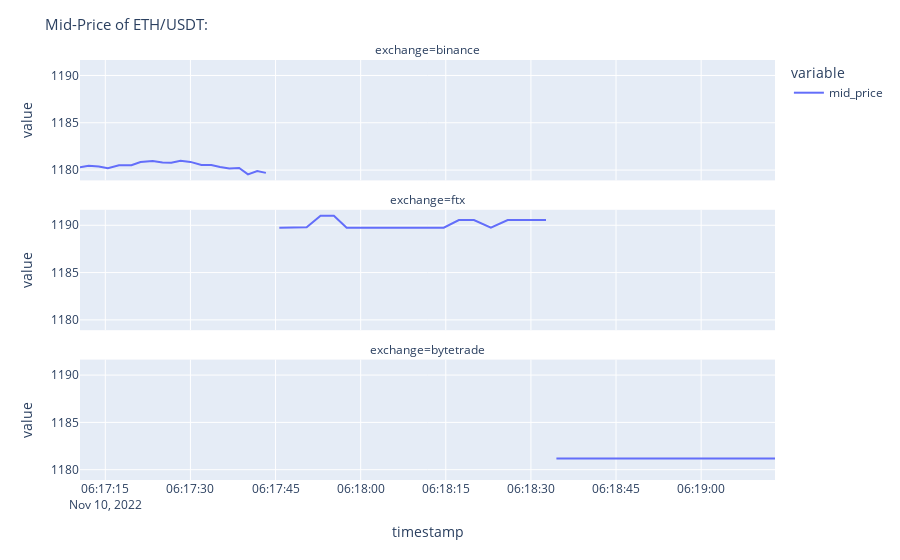

Source (notebook cell):
### Code cell
vs.Plot_line(MS_E, criptos[1], "Mid-Price of")

### Figure 1 — Plotly figure (JSON) as saved in the notebook; plotly's stock layout.template omitted (floating-point values rounded to 4 significant figures)
{"data": [{"hovertemplate": "variable=mid_price<br>exchange=binance<br>timestamp=%{x}<br>value=%{y}<extra></extra>", "legendgroup": "mid_price", "line": {"color": "#636efa", "dash": "solid"}, "marker": {"symbol": "circle"}, "mode": "lines", "name": "mid_price", "orientation": "v", "showlegend": true, "type": "scatter", "x": ["2022-11-10T06:17:10.539000", "2022-11-10T06:17:12.067000", "2022-11-10T06:17:13.847000", "2022-11-10T06:17:15.455000", "2022-11-10T06:17:17.408000", "2022-11-10T06:17:19.597000", "2022-11-10T06:17:21.202000", "2022-11-10T06:17:23.345000", "2022-11-10T06:17:25.079000", "2022-11-10T06:17:26.619000", "2022-11-10T06:17:28.258000", "2022-11-10T06:17:29.992000", "2022-11-10T06:17:31.944000", "2022-11-10T06:17:33.678000", "2022-11-10T06:17:35.221000", "2022-11-10T06:17:36.856000", "2022-11-10T06:17:38.593000", "2022-11-10T06:17:40.136000", "2022-11-10T06:17:41.772000", "2022-11-10T06:17:43.295000"], "xaxis": "x3", "y": [1180.0, 1180.0, 1180.0, 1180.0, 1181.0, 1181.0, 1181.0, 1181.0, 1181.0, 1181.0, 1181.0, 1181.0, 1181.0, 1181.0, 1180.0, 1180.0, 1180.0, 1180.0, 1180.0, 1180.0], "yaxis": "y3"}, {"hovertemplate": "variable=mid_price<br>exchange=ftx<br>timestamp=%{x}<br>value=%{y}<extra></extra>", "legendgroup": "mid_price", "line": {"color": "#636efa", "dash": "solid"}, "marker": {"symbol": "circle"}, "mode": "lines", "name": "mid_price", "orientation": "v", "showlegend": false, "type": "scatter", "x": ["2022-11-10T06:17:45.664000", "2022-11-10T06:17:47.805000", "2022-11-10T06:17:50.479000", "2022-11-10T06:17:52.932000", "2022-11-10T06:17:55.281000", "2022-11-10T06:17:57.531000", "2022-11-10T06:17:59.094000", "2022-11-10T06:18:03.042000", "2022-11-10T06:18:06.036000", "2022-11-10T06:18:07.777000", "2022-11-10T06:18:10.233000", "2022-11-10T06:18:12.140000", "2022-11-10T06:18:14.645000", "2022-11-10T06:18:17.303000", "2022-11-10T06:18:19.964000", "2022-11-10T06:18:22.942000", "2022-11-10T06:18:25.910000", "2022-11-10T06:18:28.353000", "2022-11-10T06:18:30.926000", "2022-11-10T06:18:32.660000"], "xaxis": "x2", "y": [1190.0, 1190.0, 1190.0, 1191, 1191, 1190.0, 1190.0, 1190.0, 1190.0, 1190.0, 1190.0, 1190.0, 1190.0, 1191.0, 1191.0, 1190.0, 1191.0, 1191.0, 1191.0, 1191.0], "yaxis": "y2"}, {"hovertemplate": "variable=mid_price<br>exchange=bytetrade<br>timestamp=%{x}<br>value=%{y}<extra></extra>", "legendgroup": "mid_price", "line": {"color": "#636efa", "dash": "solid"}, "marker": {"symbol": "circle"}, "mode": "lines", "name": "mid_price", "orientation": "v", "showlegend": false, "type": "scatter", "x": ["2022-11-10T06:18:34.493000", "2022-11-10T06:18:36.212000", "2022-11-10T06:18:38.092000", "2022-11-10T06:18:40.613000", "2022-11-10T06:18:42.393000", "2022-11-10T06:18:45.055000", "2022-11-10T06:18:46.670000", "2022-11-10T06:18:48.702000", "2022-11-10T06:18:50.489000", "2022-11-10T06:18:52.219000", "2022-11-10T06:18:54.268000", "2022-11-10T06:18:55.848000", "2022-11-10T06:18:57.754000", "2022-11-10T06:18:59.489000", "2022-11-10T06:19:01.449000", "2022-11-10T06:19:04.300000", "2022-11-10T06:19:06.243000", "2022-11-10T06:19:07.824000", "2022-11-10T06:19:10.250000", "2022-11-10T06:19:13.015000"], "xaxis": "x", "y": [1181.0, 1181.0, 1181.0, 1181.0, 1181.0, 1181.0, 1181.0, 1181.0, 1181.0, 1181.0, 1181.0, 1181.0, 1181.0, 1181.0, 1181.0, 1181.0, 1181.0, 1181.0, 1181.0, 1181.0], "yaxis": "y"}], "layout": {"annotations": [{"font": {}, "showarrow": false, "text": "exchange=bytetrade", "x": 0.5, "xanchor": "center", "xref": "paper", "y": 0.2867, "yanchor": "bottom", "yref": "paper"}, {"font": {}, "showarrow": false, "text": "exchange=ftx", "x": 0.5, "xanchor": "center", "xref": "paper", "y": 0.6433, "yanchor": "bottom", "yref": "paper"}, {"font": {}, "showarrow": false, "text": "exchange=binance", "x": 0.5, "xanchor": "center", "xref": "paper", "y": 1.0, "yanchor": "bottom", "yref": "paper"}], "legend": {"title": {"text": "variable"}, "tracegroupgap": 0}, "margin": {"t": 60}, "title": {"font": {"size": 15}, "text": "Mid-Price of ETH/USDT:"}, "xaxis": {"anchor": "y", "domain": [0, 1], "title": {"text": "timestamp"}}, "xaxis2": {"anchor": "y2", "domain": [0, 1], "matches": "x", "showticklabels": false}, "xaxis3": {"anchor": "y3", "domain": [0, 1], "matches": "x", "showticklabels": false}, "yaxis": {"anchor": "x", "domain": [0, 0.2867], "title": {"text": "value"}}, "yaxis2": {"anchor": "x2", "domain": [0.3567, 0.6433], "matches": "y", "title": {"text": "value"}}, "yaxis3": {"anchor": "x3", "domain": [0.7133, 1.0], "matches": "y", "title": {"text": "value"}}}}
